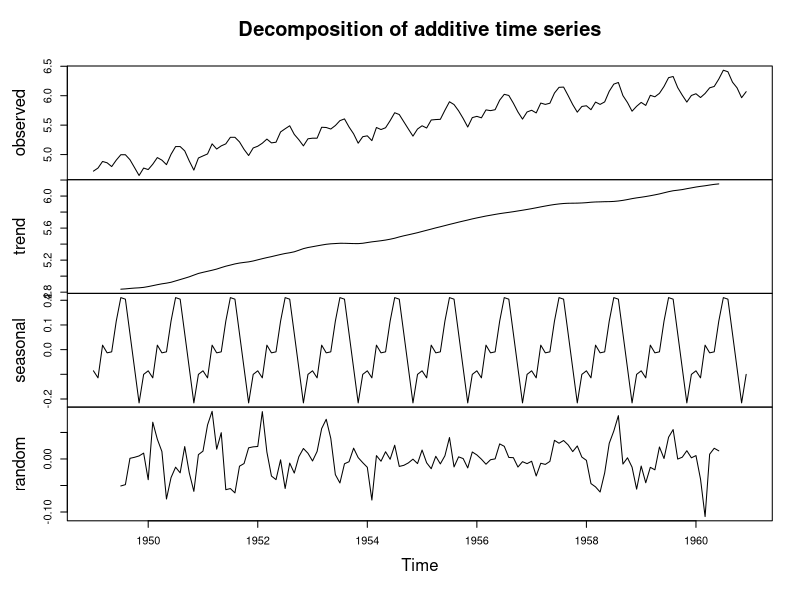
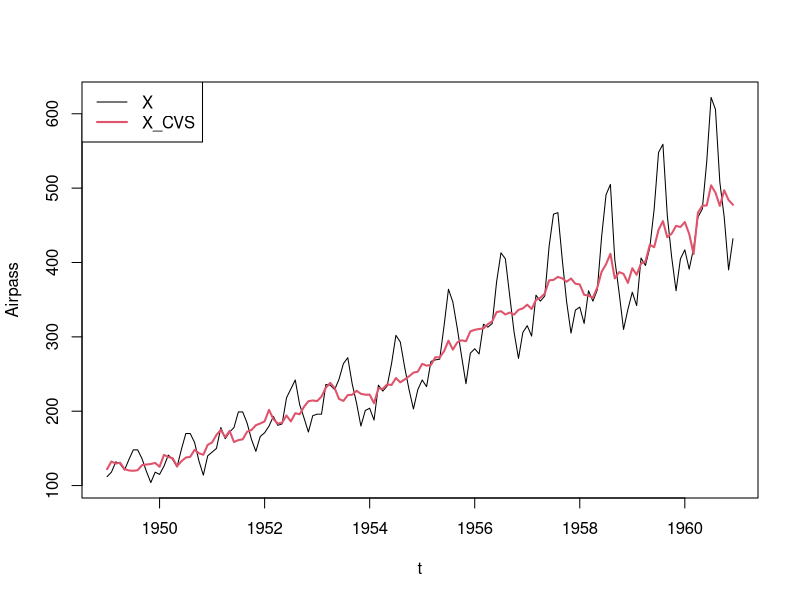

Recreate these plots in R, in order.
#################################
# Partie 2.2 - Moyennes mobiles #
#################################

x=AirPassengers
y=log(x)

decomp_y = decompose(y, type = "additive")
plot(decomp_y)

x_cvs = exp(y - decomp_y$seasonal)
ts.plot(x, x_cvs, xlab="t", ylab="Airpass", col=c(1,2), lwd=c(1,2))
legend("topleft", legend=c("X", "X_CVS"), col=c(1,2), lwd=c(1,2))
